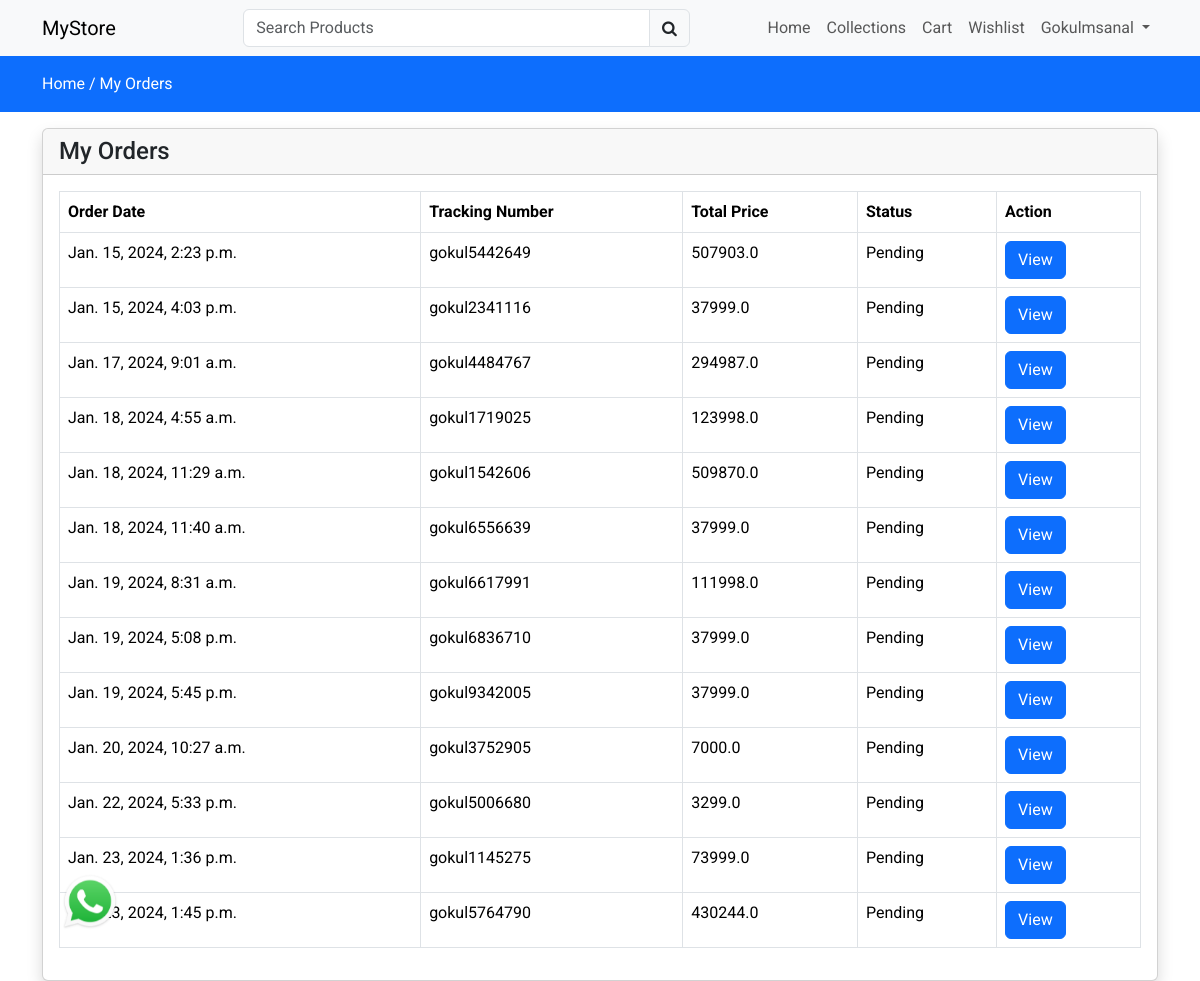
The page /my-orders (signed in) on the database as committed earlier.
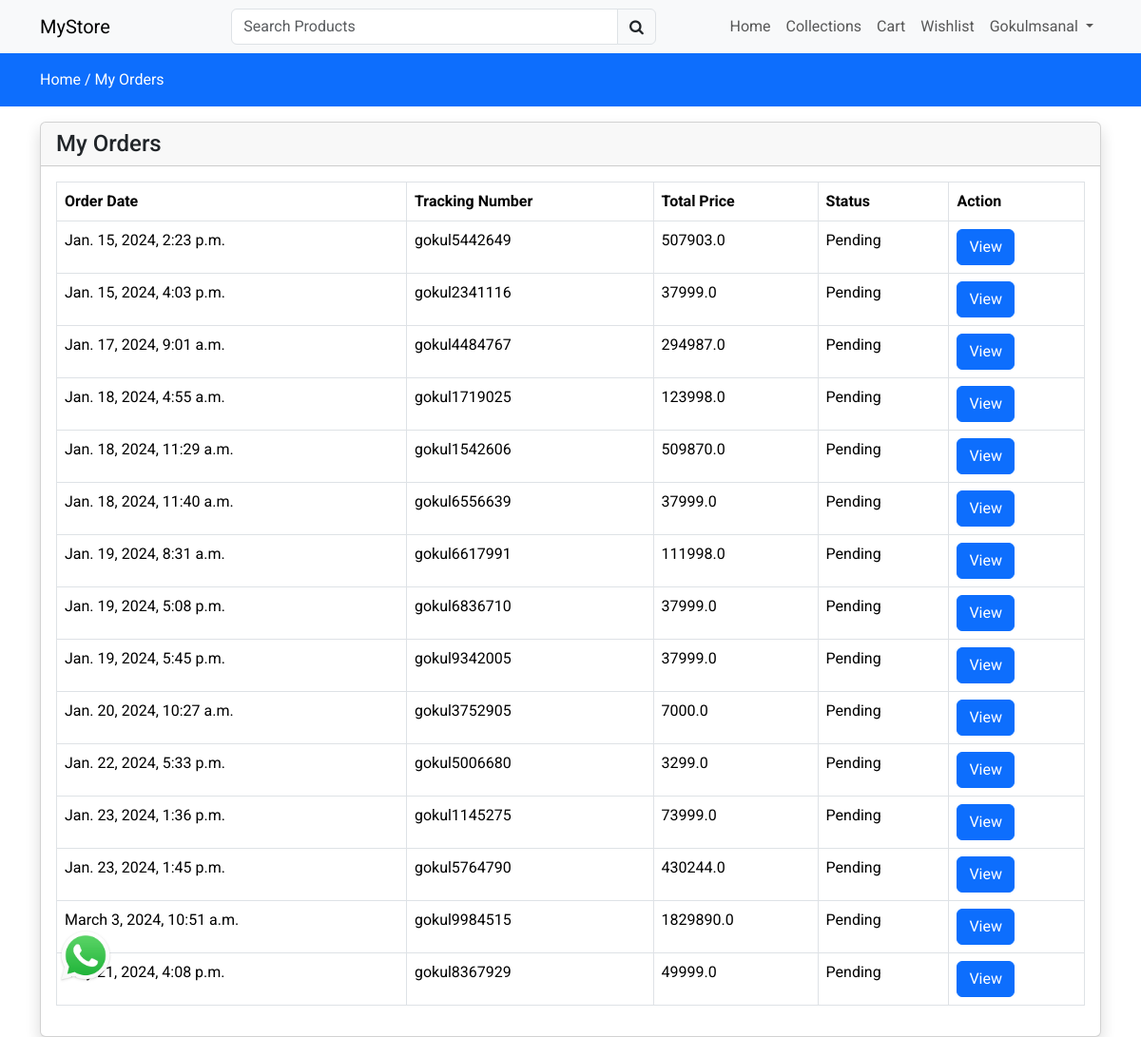
The same page on the database as committed later.
### store/models.py (models this page shows, shortened)
class Order(models.Model):
    user = models.ForeignKey(User, on_delete=models.CASCADE)
    fname = models.CharField(max_length=150, null=False)
    lname = models.CharField(max_length=150, null=False)
    email = models.CharField(max_length=150, null=False)
    phone = models.CharField(max_length=150, null=False)
    address = models.TextField(null=False)
    city = models.CharField(max_length=150, null=False)
    state = models.CharField(max_length=150, null=False)
    country = models.CharField(max_length=150, null=False)
    pincode = models.CharField(max_length=150, null=False)
    total_price = models.FloatField(null=False)
    payment_mode = models.CharField(max_length=150, null=False)
    payment_id = models.CharField(max_length=250, null=True)
    orderstatuses = (
        ('Pending','Pending'),
        ('Out For Shipping','Out For Shipping'),
        ('Completed','Completed'),
    )
    status = models.CharField(max_length=150,choices=orderstatuses, default='Pending')
    message = models.TextField(null=True)
    tracking_no = models.CharField(max_length=150, null=True)
    created_at = models.DateTimeField(auto_now_add=True)
    updated_at = models.DateTimeField(auto_now=True)

### store/controller/order.py (the view)
# urls.py: path('my-orders', order.index, name="myorders"),
def index(request):
    orders = Order.objects.filter(user=request.user)
    context = {'orders':orders}
    return render(request, "store/orders/index.html", context)

### store/templates/store/orders/index.html (shortened to what this page needs)
{% extends 'store/layouts/main.html' %}
{% block content %}
    <div class="py-3 bg-primary">
        <div class="container">
            <a class="text-white" href="{% url 'home' %}">Home /</a>
            <a class="text-white" href="{% url 'myorders' %}">My Orders </a>
        </div>
    </div>
    <div class="container mt-3">
        <div class="row">
            <div class="col-md-12">
                <div class="card shadow">
                    <div class="card-header">
                        <h4 class="mb-0">My Orders</h4>
                    </div>
                    <div class="card-body">
                        <table class="table table-bordered">
                            <thead>
                                <tr>
                                    <th>Order Date</th>
                                    <th>Tracking Number</th>
                                    <th>Total Price</th>
                                    <th>Status</th>
                                    <th>Action</th>
                                </tr>
                            </thead>
                            <tbody>
                                {% for item in orders %}
                                    <tr>
                                        <td> {{ item.created_at }} </td>
                                        <td> {{ item.tracking_no }} </td>
                                        <td> {{ item.total_price }} </td>
                                        <td> {{ item.status }} </td>
                                        <td>
                                            <a href="{% url 'orderview' item.tracking_no %}" class="btn btn-primary">View </a>
                                        </td>
                                    </tr>
                                {% endfor %}
                            </tbody>
                        </table>
                    </div>
                </div>
            </div>
        </div>
    </div>
{% endblock content %}

Rows that differ between the two databases and show on the page:
added Order: created_at "March 3, 2024, 10:51 a.m.", tracking_no "gokul9984515", total_price "1829890.0", status "Pending"
added Order: created_at "May 21, 2024, 4:08 p.m.", tracking_no "gokul8367929", total_price "49999.0", status "Pending"
